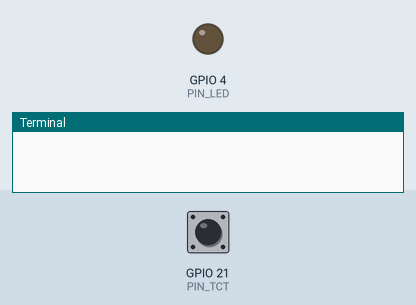
A program run on a simulated Raspberry Pi (BCM pin numbers). Parts: output pins drawn as LEDs (lit = HIGH), the last lines printed to the terminal. Inputs (shaded band) come from the test bench; at power-on: GPIO 21 (PIN_TCT) LOW. The clock reads 2024-03-15 10:24:30 at power-on unless the program sets it; the camera gives no picture and a still takes 0.5 s.

Above: at 1.2 s.
1.3 s: GPIO 21 (PIN_TCT) pulled HIGH for 0.15 s
At 2.6 s:
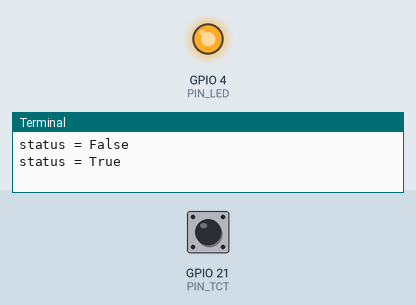
2.9 s: GPIO 21 (PIN_TCT) pulled HIGH for 1 s
At 5.1 s:
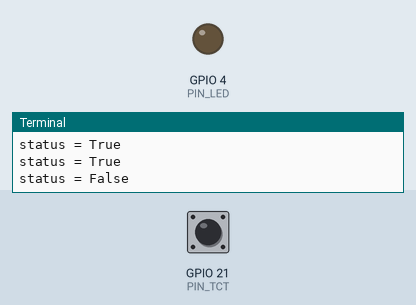
5.4 s: GPIO 21 (PIN_TCT) pulled HIGH for 3.2 s
At 8.9 s:
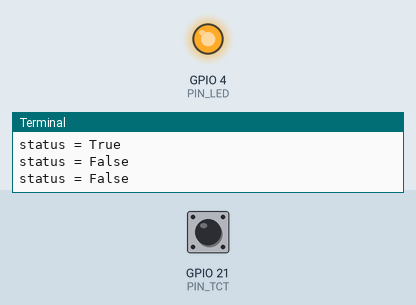
Timing chart, 0 to 10.4 s (numbered marks = the images above; inputs shaded):
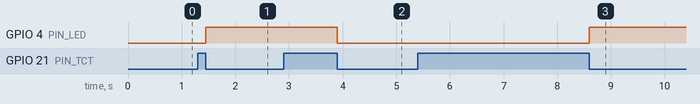

Measured:
- after the input at 1.3 s, GPIO 4 (PIN_LED): LOW → HIGH after 0.15 s
- after the input at 2.9 s, GPIO 4 (PIN_LED): HIGH → LOW after 1.0 s
- after the input at 5.4 s, GPIO 4 (PIN_LED): LOW → HIGH after 3.2 s

The program:

06_1-ManualMode.py
```python
# coding: utf_8

import datetime
import picamera
import RPi.GPIO as GPIO
import time


# タクトスイッチのコールバック関数
def tact_switch_callback(channel):
    global status
    if GPIO.input(PIN_TCT) == GPIO.LOW:
        if status == False:
            # 検出オン処理
            detect_on()
        else:
            # 検出オフ処理
            detect_off()
    print(f'status = {status}')


# 検知オン処理
def detect_on():
    # 検知状態をオンに変更
    global status
    status = True
    # LEDを点灯する
    GPIO.output(PIN_LED, GPIO.HIGH)
    # 静止画を撮影する
    now = datetime.datetime.now().strftime('%Y%m%d%H%M%S')
    camera.capture(f'/home/pi/Pictures/capture_{now}.jpg')
    # 動画の撮影を開始する
    camera.start_preview(alpha=200)
    camera.start_recording(f'/home/pi/Pictures/vido_{now}.h264')


# 検知オフ処理
def detect_off():
    # 検知状態をオフに変更
    global status
    status = False
    # 動画の撮影を停止する
    camera.stop_preview()
    camera.stop_recording()
    # LEDオフ
    GPIO.output(PIN_LED, GPIO.LOW)


# 検知状態フラグ
status = False

# GPIOの設定
GPIO.setmode(GPIO.BCM)
GPIO.setwarnings(False)

# LEDの設定
PIN_LED = 4
GPIO.setup(PIN_LED, GPIO.OUT)

# タクトスイッチの設定
PIN_TCT = 21
GPIO.setup(PIN_TCT, GPIO.IN, pull_up_down=GPIO.PUD_DOWN)
GPIO.add_event_detect(PIN_TCT, GPIO.BOTH, bouncetime=10,
                      callback=tact_switch_callback)

# カメラモジュールの設定
camera = picamera.PiCamera()
camera.resolution = (720, 480)

# 無限ループ
while True:
    # 待機
    time.sleep(0.1)

# GPIOの解放
GPIO.cleanup()
```
